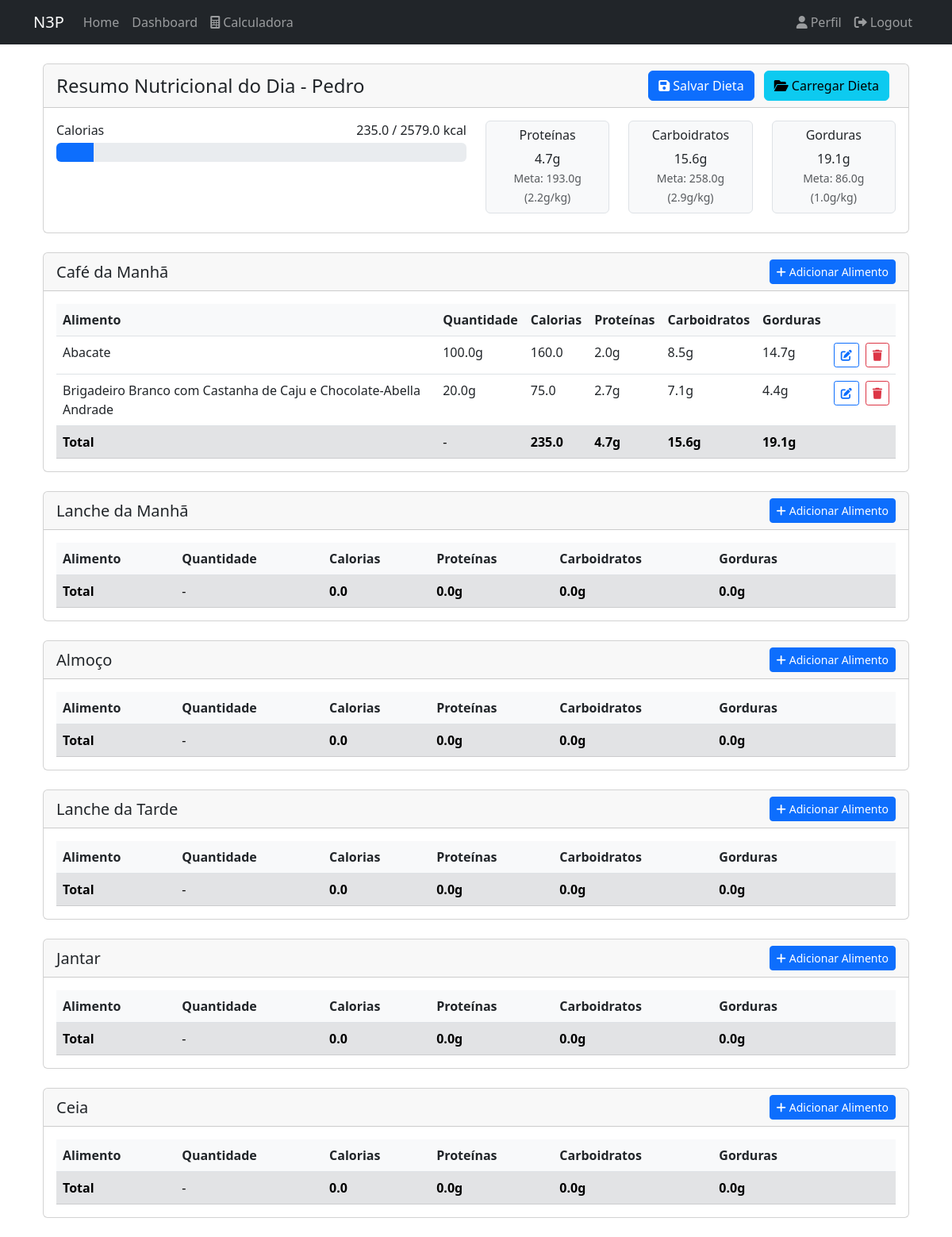
The app's page /dashboard (signed in) with its own data.
### app/models/user.py (models this page shows, shortened)
class User(UserMixin, db.Model):
    __tablename__ = "users"
    id = db.Column(db.Integer, primary_key=True)
    username = db.Column(db.String(80), unique=True, nullable=False)
    email = db.Column(db.String(120), unique=True, nullable=False)
    password_hash = db.Column(db.String(128))
    created_at = db.Column(db.DateTime, default=datetime.utcnow)
    nome = db.Column(db.String(100), nullable=False)
    idade = db.Column(db.Integer, nullable=False)
    altura = db.Column(db.Float, nullable=False)  # altura em metros
    peso = db.Column(db.Float, nullable=False)  # peso em kg
    sexo = db.Column(
        db.String(1), nullable=False
    )  # 'M' para masculino, 'F' para feminino
    fator_atividade = db.Column(db.String(20), nullable=False)
    objetivo = db.Column(db.String(50), nullable=False)
    calories_goal = db.Column(db.Float, nullable=True)
    proteins_goal = db.Column(db.Float, nullable=True)
    carbs_goal = db.Column(db.Float, nullable=True)
    fats_goal = db.Column(db.Float, nullable=True)
    diets = db.relationship("Diet", lazy=True)

### app/models/food_data.py (models this page shows)
class FoodData(db.Model):
    __tablename__ = "food_data"
    id = db.Column(db.Integer, primary_key=True)
    code = db.Column(db.String(20), unique=True, nullable=False)  # Food code/identifier
    name = db.Column(db.String(100), nullable=False)  # Food name
    quantity = db.Column(db.Float, nullable=False)  # Default quantity
    calories = db.Column(db.Float, nullable=False)
    proteins = db.Column(db.Float, nullable=False)
    carbs = db.Column(db.Float, nullable=False)
    fats = db.Column(db.Float, nullable=False)
    def __repr__(self):
        return f"<FoodData {self.code} - {self.name}>"

### app/blueprints/main/routes.py (the view)
@bp.route("/dashboard")
@login_required
def dashboard():
    saved_diets = (
        Diet.query.filter_by(user_id=current_user.id)
        .order_by(Diet.created_at.desc())
        .all()
    )
    meals = {meal_type: [] for meal_type in MEAL_TYPES}
    meal_totals = {
        meal_type: {"calories": 0, "proteins": 0, "carbs": 0, "fats": 0}
        for meal_type in MEAL_TYPES
    }
    daily_totals = {"calories": 0, "proteins": 0, "carbs": 0, "fats": 0}
    if saved_diets:
        most_recent_diet = saved_diets[0]
        meals_data = most_recent_diet.meals_data
        for meal_type, foods in meals_data.items():
            meal_total = {"calories": 0, "proteins": 0, "carbs": 0, "fats": 0}
            meal_foods = []
            for food in foods:
                food_data = FoodData.query.filter_by(code=food["food_code"]).first()
                print("Search FoodData", food_data)
                if food_data:
                    food_entry = {
                        "id": food_data.id,
                        "food_code": food_data.code,
                        "quantity": food["quantity"],
                        "calories": food["calories"],
                        "proteins": food["proteins"],
                        "carbs": food["carbs"],
                        "fats": food["fats"],
                    }
                    meal_foods.append(food_entry)
                    meal_total["calories"] += float(food["calories"])
                    meal_total["proteins"] += float(food["proteins"])
                    meal_total["carbs"] += float(food["carbs"])
                    meal_total["fats"] += float(food["fats"])
            meals[meal_type] = meal_foods
            meal_totals[meal_type] = meal_total
            daily_totals["calories"] += meal_total["calories"]
            daily_totals["proteins"] += meal_total["proteins"]
            daily_totals["carbs"] += meal_total["carbs"]
            daily_totals["fats"] += meal_total["fats"]
    user_goals = {
        "calories": current_user.calories_goal or 0,
        "proteins": current_user.proteins_goal or 0,
        "carbs": current_user.carbs_goal or 0,
        "fats": current_user.fats_goal or 0,
    }
    return render_template(
        "main/dashboard.html",
        saved_diets=saved_diets,
        daily_totals=daily_totals,
        user_goals=user_goals,
        meal_types=MEAL_TYPES,
        meals=meals,
        meal_totals=meal_totals,
    )

### app/__init__.py (called while the page is built)
def create_app(config_class=Config):
    app = Flask(__name__)
    app.config.from_object(config_class)
    db.init_app(app)
    migrate.init_app(app, db)
    login.init_app(app)
    from app.blueprints.auth import bp as auth_bp
    app.register_blueprint(auth_bp, url_prefix="/auth")
    from app.blueprints.main import bp as main_bp
    app.register_blueprint(main_bp)
    from app.blueprints.errors import bp as errors_bp
    app.register_blueprint(errors_bp)
    from app.blueprints.api import bp as api_bp
    app.register_blueprint(api_bp, url_prefix="/api")
    from app.models import User
    @login.user_loader
    def load_user(id):
        return User.query.get(int(id))
    return app

### app/templates/main/dashboard.html (shortened to what this page needs)
{% extends "base.html" %} {% from "macros/forms.html" import render_food_row %}
{% block title %}Dashboard - N3P{% endblock %} {% block content %}
<div class="container">
  <div class="row mb-4">
    <div class="col-md-12">
      <div class="card">
        <div
          class="card-header d-flex justify-content-between align-items-center"
        >
          <h4 class="mb-0">
            Resumo Nutricional do Dia - {{ current_user.nome }}
          </h4>
          <div>
            <button
              class="btn btn-primary me-2"
              data-bs-toggle="modal"
              data-bs-target="#saveDietModal"
            >
              <i class="fas fa-save me-1"></i>Salvar Dieta
            </button>
            <button
              class="btn btn-info me-2"
              data-bs-toggle="modal"
              data-bs-target="#loadDietModal"
            >
              <i class="fas fa-folder-open me-1"></i>Carregar Dieta
            </button>
          </div>
        </div>
        <div class="card-body">
          <div class="row">
            <div class="col-md-6">
              <div class="progress-wrapper mb-3">
                <div
                  class="d-flex justify-content-between align-items-center mb-1"
                >
                  <span>Calorias</span>
                  <span
                    >{{ "%.1f"|format(daily_totals.calories) }} / {{
                    "%.1f"|format(user_goals.calories) }} kcal</span
                  >
                </div>
                <div class="progress">
                  <div
                    class="progress-bar bg-primary"
                    role="progressbar"
                    style="width: {% if user_goals.calories > 0 %}{{ [100, (daily_totals.calories / user_goals.calories * 100)|round]|min }}{% else %}0{% endif %}%"
                  ></div>
                </div>
              </div>
            </div>
            <div class="col-md-6">
              <div class="row">
                <div class="col-md-4">
                  <div class="nutrient-box text-center p-2 rounded mb-2">
                    <h6>Proteínas</h6>
                    <p class="mb-0">
                    </p>
                    <small class="text-muted"
                      >Meta: {{ "%.1f"|format(user_goals.proteins) }}g ({{
                      "%.1f"|format(user_goals.proteins/current_user.peso)
                      }}g/kg)</small
                    >
                  </div>
                </div>
                <div class="col-md-4">
                  <div class="nutrient-box text-center p-2 rounded mb-2">
                    <h6>Carboidratos</h6>
                    <p class="mb-0">{{ "%.1f"|format(daily_totals.carbs) }}g</p>
                    <small class="text-muted"
                      >Meta: {{ "%.1f"|format(user_goals.carbs) }}g ({{
                      "%.1f"|format(user_goals.carbs/current_user.peso)
                      }}g/kg)</small
                    >
                  </div>
                </div>
                <div class="col-md-4">
                  <div class="nutrient-box text-center p-2 rounded mb-2">
                    <h6>Gorduras</h6>
                    <p class="mb-0">{{ "%.1f"|format(daily_totals.fats) }}g</p>
                    <small class="text-muted"
                      >Meta: {{ "%.1f"|format(user_goals.fats) }}g ({{
                      "%.1f"|format(user_goals.fats/current_user.peso)
                      }}g/kg)</small
                    >
                  </div>
                </div>
              </div>
            </div>
          </div>
        </div>
      </div>
    </div>
  </div>
  {% for meal_type, meal_name in meal_types.items() %}
  <div class="row mb-4">
    <div class="col-md-12">
      <div class="card">
        <div
          class="card-header d-flex justify-content-between align-items-center"
        >
          <h5 class="mb-0">{{ meal_name }}</h5>
          <button
            class="btn btn-primary btn-sm"
            onclick="addNewRow('{{ meal_type }}')"
          >
            <i class="fas fa-plus me-1"></i>Adicionar Alimento
          </button>
        </div>
        <div class="card-body">
          <div class="table-responsive">
            <table class="table table-hover">
              <thead>
                <tr>
                  <th>Alimento</th>
                  <th>Quantidade</th>
                  <th>Calorias</th>
                  <th>Proteínas</th>
                  <th>Carboidratos</th>
                  <th>Gorduras</th>
                  <th style="width: 80px"></th>
                </tr>
              </thead>
              <tbody id="{{ meal_type }}-foods">
                {% for food in meals[meal_type] %} {{ render_food_row(food) }}
                {% endfor %}
              </tbody>
              <tfoot>
                <tr class="table-secondary">
                  <td><strong>Total</strong></td>
                  <td>-</td>
                  <td>
                    <strong
                      >{{ "%.1f"|format(meal_totals[meal_type].calories)
                      }}</strong
                    >
                  </td>
                  <td>
                    <strong
                      >{{ "%.1f"|format(meal_totals[meal_type].proteins)
                      }}g</strong
                    >
                  </td>
                  <td>
                    <strong
                      >{{ "%.1f"|format(meal_totals[meal_type].carbs)
                      }}g</strong
                    >
                  </td>
                  <td>
                    <strong
                      >{{ "%.1f"|format(meal_totals[meal_type].fats) }}g</strong
                    >
                  </td>
                  <td></td>
                </tr>
              </tfoot>
            </table>
          </div>
        </div>
      </div>
    </div>
  </div>
  {% endfor %}
</div>
{% endblock %} {% block extra_css %}
<link
  rel="stylesheet"
  href="{{ url_for('static', filename='css/dashboard.css') }}"
/>
{% endblock %}

### app/templates/macros/forms.html (shortened to what this page needs)
 {% macro render_food_row(food) %}
<tr id="food-{{ food.id }}">
  <td>{{ food.food_code }}</td>
  <td>{{ "%.1f"|format(food.quantity|float) }}g</td>
  <td>{{ "%.1f"|format(food.calories|float) }}</td>
  <td>{{ "%.1f"|format(food.proteins|float) }}g</td>
  <td>{{ "%.1f"|format(food.carbs|float) }}g</td>
  <td>{{ "%.1f"|format(food.fats|float) }}g</td>
  <td>
    <div class="action-buttons">
      <button
        class="btn btn-primary btn-sm"
        onclick="editFoodRow(this)"
        title="Editar"
      >
        <i class="fas fa-edit"></i>
      </button>
      <button
        class="btn btn-danger"
        onclick="deleteFood({{ food.id }})"
        title="Remover"
      >
        <i class="fas fa-trash"></i>
      </button>
    </div>
  </td>
</tr>
{% endmacro %}

### app/static/css/dashboard.css (style rules this page uses)
.progress { height: 1.5rem; margin-bottom: 15px; }
.progress-bar { transition: width 0.6s ease; }
.table { margin-bottom: 0; }
.table th { border-top: none; background-color: #f8f9fa; }
.nutrient-box { background-color: #f8f9fa; border: 1px solid #dee2e6; }
.table-responsive { overflow: visible !important; }
.action-buttons { display: flex; gap: 0.5rem; justify-content: flex-end; }
.action-buttons .btn { padding: 0.25rem 0.5rem; font-size: 0.875rem; line-height: 1.5; border-radius: 0.2rem; transition: all 0.2s ease-in-out; }
.action-buttons .btn-danger { color: #dc3545; background-color: transparent; border-color: #dc3545; }
.action-buttons .btn-primary { color: #0d6efd; background-color: transparent; border-color: #0d6efd; }

### records on screen
User: nome "Pedro", proteins "193.0", user_goals.proteins/current_user.peso "2.2", carbs "258.0", user_goals.carbs/current_user.peso "2.9", fats "86.0", user_goals.fats/current_user.peso "1.0"
FoodData: food_code "Abacate", quantity "100.0", calories "160.0", proteins "2.0", carbs "8.5", fats "14.7"
FoodData: food_code "Brigadeiro Branco com Castanha de Caju e Chocolate-Abella Andrade", quantity "20.0", calories "75.0", proteins "2.7", carbs "7.1", fats "4.4"

### other values on screen
{{ meal_name }} "Café da Manhã" "Lanche da Manhã" "Almoço" "Lanche da Tarde" "Jantar" "Ceia"
{{ "%.1f"|format(meal_totals[meal_type].calories) }} "235.0" "0.0" "0.0" "0.0" "0.0" "0.0"
